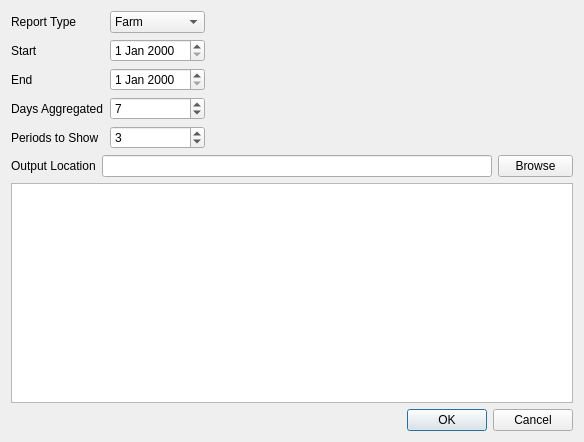
<?xml version="1.0" encoding="UTF-8"?>
<ui version="4.0">
 <class>Dialog</class>
 <widget class="QDialog" name="Dialog">
  <property name="geometry">
   <rect>
    <x>0</x>
    <y>0</y>
    <width>584</width>
    <height>442</height>
   </rect>
  </property>
  <property name="windowTitle">
   <string>Reporting</string>
  </property>
  <property name="windowIcon">
   <iconset>
    <normaloff>icons/report.png</normaloff>icons/report.png</iconset>
  </property>
  <layout class="QVBoxLayout" name="verticalLayout">
   <item>
    <layout class="QHBoxLayout" name="horizontalLayout">
     <item>
      <layout class="QFormLayout" name="formLayout">
       <item row="0" column="0">
        <widget class="QLabel" name="label">
         <property name="text">
          <string>Report Type</string>
         </property>
        </widget>
       </item>
       <item row="0" column="1">
        <widget class="QComboBox" name="comboBox">
         <item>
          <property name="text">
           <string>Farm</string>
          </property>
         </item>
         <item>
          <property name="text">
           <string>Group</string>
          </property>
         </item>
        </widget>
       </item>
       <item row="1" column="0">
        <widget class="QLabel" name="label_2">
         <property name="text">
          <string>Start</string>
         </property>
        </widget>
       </item>
       <item row="1" column="1">
        <widget class="QDateEdit" name="startDate"/>
       </item>
       <item row="2" column="0">
        <widget class="QLabel" name="label_3">
         <property name="text">
          <string>End</string>
         </property>
        </widget>
       </item>
       <item row="2" column="1">
        <widget class="QDateEdit" name="endDate"/>
       </item>
       <item row="3" column="0">
        <widget class="QLabel" name="label_4">
         <property name="text">
          <string>Days Aggregated</string>
         </property>
        </widget>
       </item>
       <item row="3" column="1">
        <widget class="QSpinBox" name="aggLevel">
         <property name="value">
          <number>7</number>
         </property>
        </widget>
       </item>
       <item row="4" column="0">
        <widget class="QLabel" name="label_6">
         <property name="text">
          <string>Periods to Show</string>
         </property>
        </widget>
       </item>
       <item row="4" column="1">
        <widget class="QSpinBox" name="periodShow">
         <property name="value">
          <number>3</number>
         </property>
        </widget>
       </item>
      </layout>
     </item>
     <item>
      <spacer name="horizontalSpacer">
       <property name="orientation">
        <enum>Qt::Horizontal</enum>
       </property>
       <property name="sizeHint" stdset="0">
        <size>
         <width>40</width>
         <height>20</height>
        </size>
       </property>
      </spacer>
     </item>
    </layout>
   </item>
   <item>
    <layout class="QGridLayout" name="gridLayout_2">
     <item row="0" column="0">
      <widget class="QLabel" name="label_5">
       <property name="text">
        <string>Output Location</string>
       </property>
      </widget>
     </item>
     <item row="0" column="1">
      <widget class="QLineEdit" name="outputLoc"/>
     </item>
     <item row="0" column="2">
      <widget class="QPushButton" name="browse">
       <property name="minimumSize">
        <size>
         <width>75</width>
         <height>0</height>
        </size>
       </property>
       <property name="maximumSize">
        <size>
         <width>75</width>
         <height>16777215</height>
        </size>
       </property>
       <property name="text">
        <string>Browse</string>
       </property>
      </widget>
     </item>
    </layout>
   </item>
   <item>
    <widget class="QListWidget" name="listWidget"/>
   </item>
   <item>
    <widget class="QDialogButtonBox" name="buttonBox">
     <property name="orientation">
      <enum>Qt::Horizontal</enum>
     </property>
     <property name="standardButtons">
      <set>QDialogButtonBox::Cancel|QDialogButtonBox::Ok</set>
     </property>
    </widget>
   </item>
  </layout>
 </widget>
 <resources/>
 <connections>
  <connection>
   <sender>buttonBox</sender>
   <signal>accepted()</signal>
   <receiver>Dialog</receiver>
   <slot>accept()</slot>
   <hints>
    <hint type="sourcelabel">
     <x>248</x>
     <y>254</y>
    </hint>
    <hint type="destinationlabel">
     <x>157</x>
     <y>274</y>
    </hint>
   </hints>
  </connection>
  <connection>
   <sender>buttonBox</sender>
   <signal>rejected()</signal>
   <receiver>Dialog</receiver>
   <slot>reject()</slot>
   <hints>
    <hint type="sourcelabel">
     <x>316</x>
     <y>260</y>
    </hint>
    <hint type="destinationlabel">
     <x>286</x>
     <y>274</y>
    </hint>
   </hints>
  </connection>
 </connections>
</ui>
